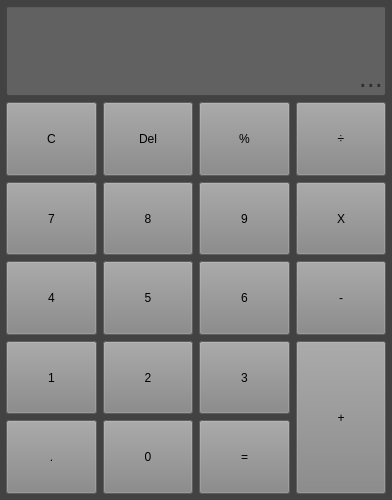
<?xml version="1.0" encoding="UTF-8"?>
<ui version="4.0">
 <class>MainWindow</class>
 <widget class="QMainWindow" name="MainWindow">
  <property name="geometry">
   <rect>
    <x>0</x>
    <y>0</y>
    <width>392</width>
    <height>500</height>
   </rect>
  </property>
  <property name="windowTitle">
   <string>QtCalc</string>
  </property>
  <widget class="QWidget" name="centralwidget">
   <property name="styleSheet">
    <string notr="true">background-color: rgb(66, 66, 66);</string>
   </property>
   <layout class="QVBoxLayout" name="verticalLayout">
    <property name="spacing">
     <number>6</number>
    </property>
    <property name="leftMargin">
     <number>6</number>
    </property>
    <property name="topMargin">
     <number>6</number>
    </property>
    <property name="rightMargin">
     <number>6</number>
    </property>
    <property name="bottomMargin">
     <number>6</number>
    </property>
    <item>
     <widget class="QLineEdit" name="display">
      <property name="minimumSize">
       <size>
        <width>0</width>
        <height>90</height>
       </size>
      </property>
      <property name="font">
       <font>
        <pointsize>22</pointsize>
       </font>
      </property>
      <property name="layoutDirection">
       <enum>Qt::LayoutDirection::RightToLeft</enum>
      </property>
      <property name="styleSheet">
       <string notr="true">background-color: rgb(97, 97, 97);</string>
      </property>
      <property name="alignment">
       <set>Qt::AlignmentFlag::AlignBottom|Qt::AlignmentFlag::AlignRight|Qt::AlignmentFlag::AlignTrailing</set>
      </property>
      <property name="readOnly">
       <bool>true</bool>
      </property>
      <property name="placeholderText">
       <string>...</string>
      </property>
     </widget>
    </item>
    <item>
     <layout class="QGridLayout" name="gridLayout">
      <property name="spacing">
       <number>6</number>
      </property>
      <item row="0" column="0">
       <widget class="QPushButton" name="btnClear">
        <property name="sizePolicy">
         <sizepolicy hsizetype="Expanding" vsizetype="Expanding">
          <horstretch>0</horstretch>
          <verstretch>0</verstretch>
         </sizepolicy>
        </property>
        <property name="styleSheet">
         <string notr="true">background-color: rgb(132, 132, 132);
font: 15pt &quot;Sans Serif&quot;;</string>
        </property>
        <property name="text">
         <string>C</string>
        </property>
       </widget>
      </item>
      <item row="0" column="1">
       <widget class="QPushButton" name="btnDel">
        <property name="sizePolicy">
         <sizepolicy hsizetype="Expanding" vsizetype="Expanding">
          <horstretch>0</horstretch>
          <verstretch>0</verstretch>
         </sizepolicy>
        </property>
        <property name="styleSheet">
         <string notr="true">background-color: rgb(132, 132, 132);
font: 15pt &quot;Sans Serif&quot;;</string>
        </property>
        <property name="text">
         <string>Del</string>
        </property>
       </widget>
      </item>
      <item row="0" column="2">
       <widget class="QPushButton" name="btnPercentage">
        <property name="sizePolicy">
         <sizepolicy hsizetype="Expanding" vsizetype="Expanding">
          <horstretch>0</horstretch>
          <verstretch>0</verstretch>
         </sizepolicy>
        </property>
        <property name="styleSheet">
         <string notr="true">background-color: rgb(132, 132, 132);
font: 15pt &quot;Sans Serif&quot;;</string>
        </property>
        <property name="text">
         <string>%</string>
        </property>
       </widget>
      </item>
      <item row="0" column="3">
       <widget class="QPushButton" name="btnDivide">
        <property name="sizePolicy">
         <sizepolicy hsizetype="Expanding" vsizetype="Expanding">
          <horstretch>0</horstretch>
          <verstretch>0</verstretch>
         </sizepolicy>
        </property>
        <property name="styleSheet">
         <string notr="true">background-color: rgb(132, 132, 132);
font: 15pt &quot;Sans Serif&quot;;</string>
        </property>
        <property name="text">
         <string>÷</string>
        </property>
       </widget>
      </item>
      <item row="1" column="0">
       <widget class="QPushButton" name="btn7">
        <property name="sizePolicy">
         <sizepolicy hsizetype="Expanding" vsizetype="Expanding">
          <horstretch>0</horstretch>
          <verstretch>0</verstretch>
         </sizepolicy>
        </property>
        <property name="styleSheet">
         <string notr="true">background-color: rgb(132, 132, 132);
font: 15pt &quot;Sans Serif&quot;;</string>
        </property>
        <property name="text">
         <string>7</string>
        </property>
       </widget>
      </item>
      <item row="1" column="1">
       <widget class="QPushButton" name="btn8">
        <property name="sizePolicy">
         <sizepolicy hsizetype="Expanding" vsizetype="Expanding">
          <horstretch>0</horstretch>
          <verstretch>0</verstretch>
         </sizepolicy>
        </property>
        <property name="styleSheet">
         <string notr="true">background-color: rgb(132, 132, 132);
font: 15pt &quot;Sans Serif&quot;;</string>
        </property>
        <property name="text">
         <string>8</string>
        </property>
       </widget>
      </item>
      <item row="1" column="2">
       <widget class="QPushButton" name="btn9">
        <property name="sizePolicy">
         <sizepolicy hsizetype="Expanding" vsizetype="Expanding">
          <horstretch>0</horstretch>
          <verstretch>0</verstretch>
         </sizepolicy>
        </property>
        <property name="styleSheet">
         <string notr="true">background-color: rgb(132, 132, 132);
font: 15pt &quot;Sans Serif&quot;;</string>
        </property>
        <property name="text">
         <string>9</string>
        </property>
       </widget>
      </item>
      <item row="1" column="3">
       <widget class="QPushButton" name="btnMultiply">
        <property name="sizePolicy">
         <sizepolicy hsizetype="Expanding" vsizetype="Expanding">
          <horstretch>0</horstretch>
          <verstretch>0</verstretch>
         </sizepolicy>
        </property>
        <property name="styleSheet">
         <string notr="true">background-color: rgb(132, 132, 132);
font: 15pt &quot;Sans Serif&quot;;</string>
        </property>
        <property name="text">
         <string>X</string>
        </property>
       </widget>
      </item>
      <item row="2" column="0">
       <widget class="QPushButton" name="btn4">
        <property name="sizePolicy">
         <sizepolicy hsizetype="Expanding" vsizetype="Expanding">
          <horstretch>0</horstretch>
          <verstretch>0</verstretch>
         </sizepolicy>
        </property>
        <property name="styleSheet">
         <string notr="true">background-color: rgb(132, 132, 132);
font: 15pt &quot;Sans Serif&quot;;</string>
        </property>
        <property name="text">
         <string>4</string>
        </property>
       </widget>
      </item>
      <item row="2" column="1">
       <widget class="QPushButton" name="btn5">
        <property name="sizePolicy">
         <sizepolicy hsizetype="Expanding" vsizetype="Expanding">
          <horstretch>0</horstretch>
          <verstretch>0</verstretch>
         </sizepolicy>
        </property>
        <property name="styleSheet">
         <string notr="true">background-color: rgb(132, 132, 132);
font: 15pt &quot;Sans Serif&quot;;</string>
        </property>
        <property name="text">
         <string>5</string>
        </property>
       </widget>
      </item>
      <item row="2" column="2">
       <widget class="QPushButton" name="btn6">
        <property name="sizePolicy">
         <sizepolicy hsizetype="Expanding" vsizetype="Expanding">
          <horstretch>0</horstretch>
          <verstretch>0</verstretch>
         </sizepolicy>
        </property>
        <property name="styleSheet">
         <string notr="true">background-color: rgb(132, 132, 132);
font: 15pt &quot;Sans Serif&quot;;</string>
        </property>
        <property name="text">
         <string>6</string>
        </property>
       </widget>
      </item>
      <item row="2" column="3">
       <widget class="QPushButton" name="btnMinus">
        <property name="sizePolicy">
         <sizepolicy hsizetype="Expanding" vsizetype="Expanding">
          <horstretch>0</horstretch>
          <verstretch>0</verstretch>
         </sizepolicy>
        </property>
        <property name="styleSheet">
         <string notr="true">background-color: rgb(132, 132, 132);
font: 15pt &quot;Sans Serif&quot;;</string>
        </property>
        <property name="text">
         <string>-</string>
        </property>
       </widget>
      </item>
      <item row="3" column="0">
       <widget class="QPushButton" name="btn1">
        <property name="sizePolicy">
         <sizepolicy hsizetype="Expanding" vsizetype="Expanding">
          <horstretch>0</horstretch>
          <verstretch>0</verstretch>
         </sizepolicy>
        </property>
        <property name="styleSheet">
         <string notr="true">background-color: rgb(132, 132, 132);
font: 15pt &quot;Sans Serif&quot;;</string>
        </property>
        <property name="text">
         <string>1</string>
        </property>
       </widget>
      </item>
      <item row="3" column="1">
       <widget class="QPushButton" name="btn2">
        <property name="sizePolicy">
         <sizepolicy hsizetype="Expanding" vsizetype="Expanding">
          <horstretch>0</horstretch>
          <verstretch>0</verstretch>
         </sizepolicy>
        </property>
        <property name="styleSheet">
         <string notr="true">background-color: rgb(132, 132, 132);
font: 15pt &quot;Sans Serif&quot;;</string>
        </property>
        <property name="text">
         <string>2</string>
        </property>
       </widget>
      </item>
      <item row="3" column="2">
       <widget class="QPushButton" name="btn3">
        <property name="sizePolicy">
         <sizepolicy hsizetype="Expanding" vsizetype="Expanding">
          <horstretch>0</horstretch>
          <verstretch>0</verstretch>
         </sizepolicy>
        </property>
        <property name="styleSheet">
         <string notr="true">background-color: rgb(132, 132, 132);
font: 15pt &quot;Sans Serif&quot;;</string>
        </property>
        <property name="text">
         <string>3</string>
        </property>
       </widget>
      </item>
      <item row="3" column="3" rowspan="2">
       <widget class="QPushButton" name="btnPlus">
        <property name="sizePolicy">
         <sizepolicy hsizetype="Expanding" vsizetype="Expanding">
          <horstretch>0</horstretch>
          <verstretch>0</verstretch>
         </sizepolicy>
        </property>
        <property name="styleSheet">
         <string notr="true">background-color: rgb(132, 132, 132);
font: 15pt &quot;Sans Serif&quot;;</string>
        </property>
        <property name="text">
         <string>+</string>
        </property>
       </widget>
      </item>
      <item row="4" column="0">
       <widget class="QPushButton" name="btnDot">
        <property name="sizePolicy">
         <sizepolicy hsizetype="Expanding" vsizetype="Expanding">
          <horstretch>0</horstretch>
          <verstretch>0</verstretch>
         </sizepolicy>
        </property>
        <property name="styleSheet">
         <string notr="true">background-color: rgb(132, 132, 132);
font: 15pt &quot;Sans Serif&quot;;</string>
        </property>
        <property name="text">
         <string>.</string>
        </property>
       </widget>
      </item>
      <item row="4" column="1">
       <widget class="QPushButton" name="btn0">
        <property name="sizePolicy">
         <sizepolicy hsizetype="Expanding" vsizetype="Expanding">
          <horstretch>0</horstretch>
          <verstretch>0</verstretch>
         </sizepolicy>
        </property>
        <property name="styleSheet">
         <string notr="true">background-color: rgb(132, 132, 132);
font: 15pt &quot;Sans Serif&quot;;</string>
        </property>
        <property name="text">
         <string>0</string>
        </property>
       </widget>
      </item>
      <item row="4" column="2">
       <widget class="QPushButton" name="btnEquals">
        <property name="sizePolicy">
         <sizepolicy hsizetype="Expanding" vsizetype="Expanding">
          <horstretch>0</horstretch>
          <verstretch>0</verstretch>
         </sizepolicy>
        </property>
        <property name="styleSheet">
         <string notr="true">background-color: rgb(132, 132, 132);
font: 15pt &quot;Sans Serif&quot;;</string>
        </property>
        <property name="text">
         <string>=</string>
        </property>
       </widget>
      </item>
     </layout>
    </item>
   </layout>
  </widget>
 </widget>
 <resources/>
 <connections/>
</ui>
